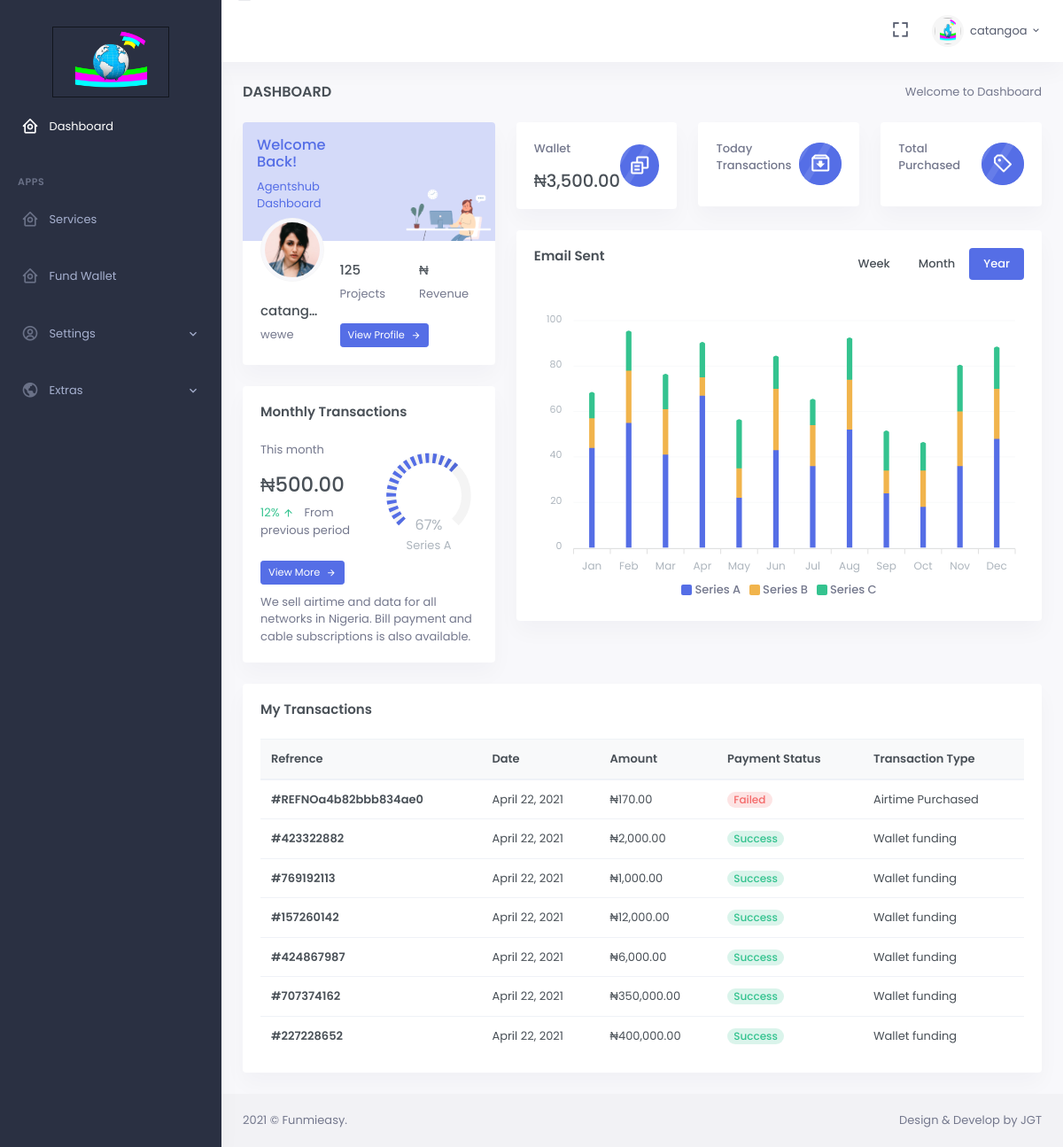
Page /home/ (signed in) on the earlier database version.
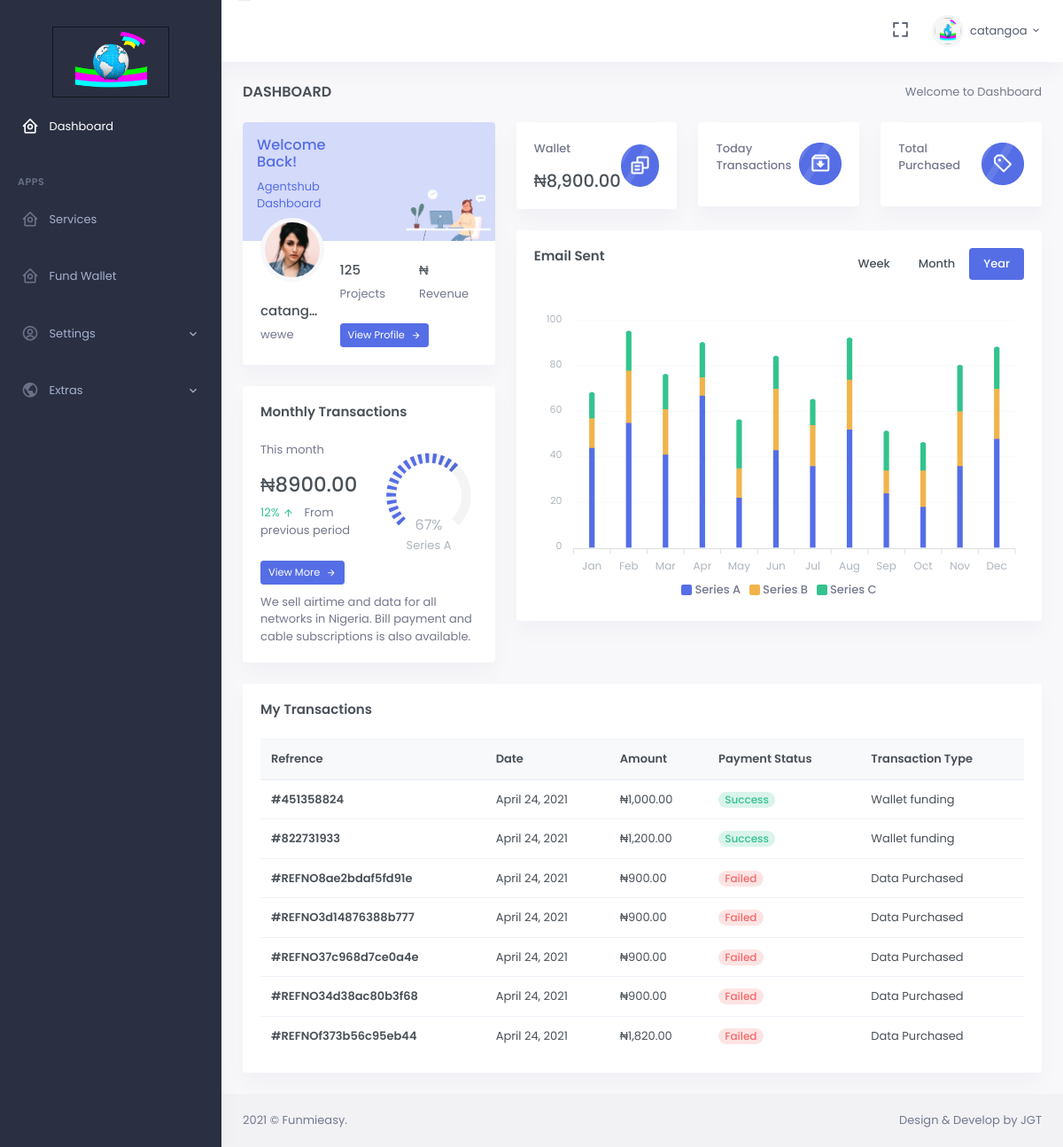
Same page on the later database version.
### web/models.py (models this page shows, shortened)
class UserWallet(models.Model):
	user = models.OneToOneField('User', on_delete=models.CASCADE, default=None)
	walletID = models.CharField(max_length=100, default='')
	amount = models.DecimalField(max_digits=10, decimal_places=2, default=0.0)
	prev_amount = models.DecimalField(max_digits=10, decimal_places=2, default=0.0)

class PayHistory(models.Model):
	pur = (
		("datas", "Data"),
		("airtime", "Airtime"),
		("wallet", "Wallet"),
		("bill", "Bill"),
		("other", "Other")
	)
	user = models.ForeignKey(User, on_delete=models.CASCADE, default=None)
	paystack_charge_id = models.CharField(max_length=100, default='', blank=True)
	paystack_access_code = models.CharField(max_length=100, default='', blank=True)
	amount = models.DecimalField(max_digits=10, decimal_places=2, default=0.00)
	prev_amount = models.DecimalField(max_digits=10, decimal_places=2, default=0.00)
	purpose = models.CharField(max_length=100, default='wallet', choices=pur)
	status = models.CharField(max_length=100, default='')
	paid = models.BooleanField(default=False)
	date = models.DateTimeField(auto_now_add=True)

### web/views.py (the view)
# urls.py: url(r'^home/$', views.index, name='index'),
@login_required
def index(request):
	user_wallet = UserWallet.objects.get(user=request.user)
	pay_history = PayHistory.objects.filter(user=request.user).order_by('id').reverse()[:7]
	usernotification = UserNotification.objects.filter(user=request.user)
	context = {
		'user_wallet': user_wallet.amount,
		'prev_amt': user_wallet.prev_amount,
		'pay_history': pay_history,
		'notify': usernotification
	}
	return render(request, 'home.html', context)

### web/context_processor.py (called while the page is built)
def user_notifications(request):
    if request.user.is_authenticated == True:
        notifications = UserNotification.objects.filter(user=request.user)
        notifications_count = UserNotification.objects.filter(user=request.user).exclude(read=True).count()
        return {
            'notifications': notifications,
            'notifications_count': notifications_count
        }
    else:
        notifications = UserNotification.objects.all()
        return {
            'notifications': notifications
        }

### web/templates/home.html (shortened to what the changed rows need)
{% extends 'app.html' %}
{% block body %}
{% load humanize %}
            <div class="main-content">
                <div class="page-content">
                    <div class="container-fluid">
                        <div class="row">
                            <div class="col-xl-4">
                                <div class="card">
                                    <div class="card-body">
                                        <div class="row">
                                            <div class="col-sm-6">
                                                <p class="text-muted">This month</p>
                                               <h3>₦{{ prev_amt }}</h3>
                                                <p class="text-muted"><span class="text-success mr-2"> 12% <i class="mdi mdi-arrow-up"></i> </span> From previous period</p>
                                                <div class="mt-4">
                                                    <a href="#" class="btn btn-primary waves-effect waves-light btn-sm">View More <i class="mdi mdi-arrow-right ml-1"></i></a>
                                                </div>
                                            </div>
                                        </div>
                                    </div>
                                </div>
                            </div>
                            <div class="col-xl-8">
                                <div class="row">
                                    <div class="col-md-4">
                                        <div class="card mini-stats-wid">
                                            <div class="card-body">
                                                <div class="media">
                                                    <div class="media-body">
                                                        <p class="text-muted font-weight-medium">Wallet</p>
                                                        <h4 class="mb-0">₦{{ user_wallet|intcomma }}</h4>
                                                    </div>
                                                </div>
                                            </div>
                                        </div>
                                    </div>
                                </div>
                            </div>
                        </div>
                        <div class="row">
                            <div class="col-lg-12">
                                <div class="card">
                                    <div class="card-body">
                                        <div class="table-responsive">
                                            <table class="table table-centered table-nowrap mb-0">
                                                <thead class="thead-light">
                                                    <tr>
                                                        <th>Refrence</th>
                                                        <th>Date</th>
                                                        <th>Amount</th>
                                                        <th>Payment Status</th>
                                                        <th>Transaction Type</th>
                                                    </tr>
                                                </thead>
                                                <tbody>
                                                    {% for pay in pay_history %}
                                                    <tr>
                                                        <td><a href="javascript: void(0);" class="text-body font-weight-bold">#{{ pay.paystack_charge_id }}</a> </td>
                                                        <td>
                                                            {{ pay.date.date }}
                                                        </td>
                                                        <td>
                                                            ₦{{ pay.amount|intcomma }}
                                                        </td>
                                                        <td>
                                                            {% if pay.paid == True %}
                                                                <span class="badge badge-pill badge-soft-success font-size-12">Success</span>
                                                            {% else %}
                                                                <span class="badge badge-pill badge-soft-danger font-size-12">Failed</span>
                                                            {% endif %}
                                                        </td>
                                                        <td>
                                                            {% if pay.purpose == 'wallet' %}
                                                                Wallet funding
                                                            {% elif pay.purpose == 'airtime' %}
                                                                Airtime Purchased
                                                            {% elif pay.purpose == 'datas' %}
                                                                Data Purchased
                                                            {% elif pay.purpose == 'bill' %}
                                                                Bill Settlement
                                                            {% else %}
                                                                Other Bill Settlement
                                                            {% endif %}
                                                        </td>
                                                    </tr>
                                                    {% endfor %}
                                                </tbody>
                                            </table>
                                        </div>
                                    </div>
                                </div>
                            </div>
                        </div>
                    </div>
                </div>
</div>
{% endblock %}

Differences in the rows shown:
no longer on this page (row unchanged): PayHistory: paystack_charge_id "REFNOa4b82bbb834ae0", date "April 22, 2021", amount "170.00", paid "Failed", purpose "Airtime Purchased"
no longer on this page (row unchanged): PayHistory: paystack_charge_id "423322882", date "April 22, 2021", amount "2,000.00", paid "Success", purpose "Wallet funding"
no longer on this page (row unchanged): PayHistory: paystack_charge_id "769192113", date "April 22, 2021", amount "1,000.00", paid "Success", purpose "Wallet funding"
no longer on this page (row unchanged): PayHistory: paystack_charge_id "157260142", date "April 22, 2021", amount "12,000.00", paid "Success", purpose "Wallet funding"
no longer on this page (row unchanged): PayHistory: paystack_charge_id "424867987", date "April 22, 2021", amount "6,000.00", paid "Success", purpose "Wallet funding"
no longer on this page (row unchanged): PayHistory: paystack_charge_id "707374162", date "April 22, 2021", amount "350,000.00", paid "Success", purpose "Wallet funding"
no longer on this page (row unchanged): PayHistory: paystack_charge_id "227228652", date "April 22, 2021", amount "400,000.00", paid "Success", purpose "Wallet funding"
changed UserWallet: prev_amount "500.00" → "8900.00"; amount "3,500.00" → "8,900.00"
added PayHistory: paystack_charge_id "451358824", date "April 24, 2021", amount "1,000.00", paid "Success", purpose "Wallet funding"
added PayHistory: paystack_charge_id "822731933", date "April 24, 2021", amount "1,200.00", paid "Success", purpose "Wallet funding"
added PayHistory: paystack_charge_id "REFNO8ae2bdaf5fd91e", date "April 24, 2021", amount "900.00", paid "Failed", purpose "Data Purchased"
added PayHistory: paystack_charge_id "REFNO3d14876388b777", date "April 24, 2021", amount "900.00", paid "Failed", purpose "Data Purchased"
added PayHistory: paystack_charge_id "REFNO37c968d7ce0a4e", date "April 24, 2021", amount "900.00", paid "Failed", purpose "Data Purchased"
added PayHistory: paystack_charge_id "REFNO34d38ac80b3f68", date "April 24, 2021", amount "900.00", paid "Failed", purpose "Data Purchased"
added PayHistory: paystack_charge_id "REFNOf373b56c95eb44", date "April 24, 2021", amount "1,820.00", paid "Failed", purpose "Data Purchased"
